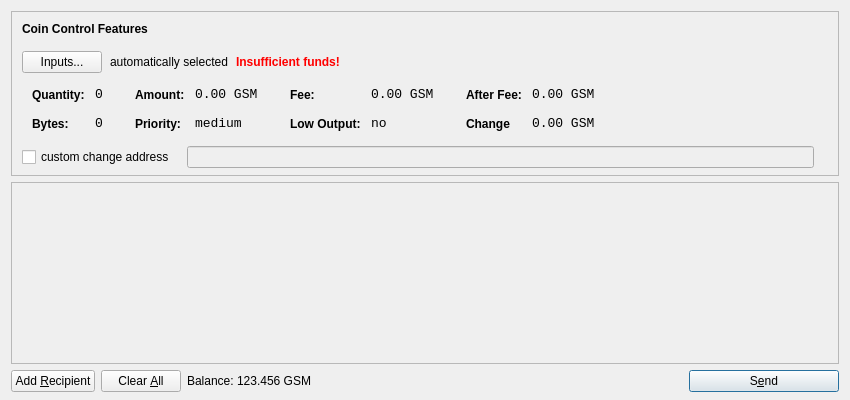
<?xml version="1.0" encoding="UTF-8"?>
<ui version="4.0">
 <class>SendCoinsDialog</class>
 <widget class="QDialog" name="SendCoinsDialog">
  <property name="geometry">
   <rect>
    <x>0</x>
    <y>0</y>
    <width>850</width>
    <height>400</height>
   </rect>
  </property>
  <property name="windowTitle">
   <string>Send Coins</string>
  </property>
  <layout class="QVBoxLayout" name="verticalLayout" stretch="0,1,0">
   <property name="bottomMargin">
    <number>8</number>
   </property>
   <item>
    <widget class="QFrame" name="frameCoinControl">
     <property name="sizePolicy">
      <sizepolicy hsizetype="Expanding" vsizetype="Expanding">
       <horstretch>0</horstretch>
       <verstretch>0</verstretch>
      </sizepolicy>
     </property>
     <property name="maximumSize">
      <size>
       <width>16777215</width>
       <height>16777215</height>
      </size>
     </property>
     <property name="frameShape">
      <enum>QFrame::StyledPanel</enum>
     </property>
     <property name="frameShadow">
      <enum>QFrame::Sunken</enum>
     </property>
     <layout class="QVBoxLayout" name="verticalLayoutCoinControl2">
      <property name="spacing">
       <number>-1</number>
      </property>
      <property name="leftMargin">
       <number>0</number>
      </property>
      <property name="topMargin">
       <number>0</number>
      </property>
      <property name="rightMargin">
       <number>0</number>
      </property>
      <property name="bottomMargin">
       <number>6</number>
      </property>
      <item>
       <layout class="QVBoxLayout" name="verticalLayoutCoinControl" stretch="0,0,0,0,1">
        <property name="spacing">
         <number>0</number>
        </property>
        <property name="leftMargin">
         <number>10</number>
        </property>
        <property name="topMargin">
         <number>10</number>
        </property>
        <item>
         <layout class="QHBoxLayout" name="horizontalLayoutCoinControl1">
          <property name="bottomMargin">
           <number>15</number>
          </property>
          <item>
           <widget class="QLabel" name="labelCoinControlFeatures">
            <property name="sizePolicy">
             <sizepolicy hsizetype="Preferred" vsizetype="Maximum">
              <horstretch>0</horstretch>
              <verstretch>0</verstretch>
             </sizepolicy>
            </property>
            <property name="font">
             <font>
              <weight>75</weight>
              <bold>true</bold>
             </font>
            </property>
            <property name="styleSheet">
             <string notr="true">font-weight:bold;</string>
            </property>
            <property name="text">
             <string>Coin Control Features</string>
            </property>
           </widget>
          </item>
         </layout>
        </item>
        <item>
         <layout class="QHBoxLayout" name="horizontalLayoutCoinControl2" stretch="0,0,0,0">
          <property name="spacing">
           <number>8</number>
          </property>
          <property name="bottomMargin">
           <number>10</number>
          </property>
          <item>
           <widget class="QPushButton" name="pushButtonCoinControl">
            <property name="styleSheet">
             <string notr="true"/>
            </property>
            <property name="text">
             <string>Inputs...</string>
            </property>
           </widget>
          </item>
          <item>
           <widget class="QLabel" name="labelCoinControlAutomaticallySelected">
            <property name="text">
             <string>automatically selected</string>
            </property>
            <property name="margin">
             <number>5</number>
            </property>
           </widget>
          </item>
          <item>
           <widget class="QLabel" name="labelCoinControlInsuffFunds">
            <property name="font">
             <font>
              <weight>75</weight>
              <bold>true</bold>
             </font>
            </property>
            <property name="styleSheet">
             <string notr="true">color:red;font-weight:bold;</string>
            </property>
            <property name="text">
             <string>Insufficient funds!</string>
            </property>
            <property name="margin">
             <number>5</number>
            </property>
           </widget>
          </item>
          <item>
           <spacer name="horizontalSpacerCoinControl">
            <property name="orientation">
             <enum>Qt::Horizontal</enum>
            </property>
            <property name="sizeHint" stdset="0">
             <size>
              <width>40</width>
              <height>1</height>
             </size>
            </property>
           </spacer>
          </item>
         </layout>
        </item>
        <item>
         <widget class="QWidget" name="widgetCoinControl" native="true">
          <property name="sizePolicy">
           <sizepolicy hsizetype="Preferred" vsizetype="Preferred">
            <horstretch>0</horstretch>
            <verstretch>0</verstretch>
           </sizepolicy>
          </property>
          <property name="minimumSize">
           <size>
            <width>0</width>
            <height>0</height>
           </size>
          </property>
          <property name="styleSheet">
           <string notr="true"/>
          </property>
          <layout class="QHBoxLayout" name="horizontalLayoutCoinControl5">
           <property name="margin">
            <number>0</number>
           </property>
           <item>
            <layout class="QHBoxLayout" name="horizontalLayoutCoinControl3" stretch="0,0,0,1">
             <property name="spacing">
              <number>20</number>
             </property>
             <property name="topMargin">
              <number>0</number>
             </property>
             <property name="bottomMargin">
              <number>10</number>
             </property>
             <item>
              <layout class="QFormLayout" name="formLayoutCoinControl1">
               <property name="horizontalSpacing">
                <number>10</number>
               </property>
               <property name="verticalSpacing">
                <number>14</number>
               </property>
               <property name="leftMargin">
                <number>10</number>
               </property>
               <property name="topMargin">
                <number>4</number>
               </property>
               <property name="rightMargin">
                <number>6</number>
               </property>
               <item row="0" column="0">
                <widget class="QLabel" name="labelCoinControlQuantityText">
                 <property name="styleSheet">
                  <string notr="true">font-weight:bold;</string>
                 </property>
                 <property name="text">
                  <string>Quantity:</string>
                 </property>
                 <property name="margin">
                  <number>0</number>
                 </property>
                </widget>
               </item>
               <item row="0" column="1">
                <widget class="QLabel" name="labelCoinControlQuantity">
                 <property name="font">
                  <font>
                   <family>Monospace</family>
                   <pointsize>10</pointsize>
                  </font>
                 </property>
                 <property name="cursor">
                  <cursorShape>IBeamCursor</cursorShape>
                 </property>
                 <property name="contextMenuPolicy">
                  <enum>Qt::ActionsContextMenu</enum>
                 </property>
                 <property name="text">
                  <string>0</string>
                 </property>
                 <property name="margin">
                  <number>0</number>
                 </property>
                 <property name="textInteractionFlags">
                  <set>Qt::LinksAccessibleByMouse|Qt::TextSelectableByKeyboard|Qt::TextSelectableByMouse</set>
                 </property>
                </widget>
               </item>
               <item row="1" column="0">
                <widget class="QLabel" name="labelCoinControlBytesText">
                 <property name="styleSheet">
                  <string notr="true">font-weight:bold;</string>
                 </property>
                 <property name="text">
                  <string>Bytes:</string>
                 </property>
                </widget>
               </item>
               <item row="1" column="1">
                <widget class="QLabel" name="labelCoinControlBytes">
                 <property name="font">
                  <font>
                   <family>Monospace</family>
                   <pointsize>10</pointsize>
                  </font>
                 </property>
                 <property name="cursor">
                  <cursorShape>IBeamCursor</cursorShape>
                 </property>
                 <property name="contextMenuPolicy">
                  <enum>Qt::ActionsContextMenu</enum>
                 </property>
                 <property name="text">
                  <string>0</string>
                 </property>
                 <property name="textInteractionFlags">
                  <set>Qt::LinksAccessibleByMouse|Qt::TextSelectableByKeyboard|Qt::TextSelectableByMouse</set>
                 </property>
                </widget>
               </item>
              </layout>
             </item>
             <item>
              <layout class="QFormLayout" name="formLayoutCoinControl2">
               <property name="horizontalSpacing">
                <number>10</number>
               </property>
               <property name="verticalSpacing">
                <number>14</number>
               </property>
               <property name="leftMargin">
                <number>6</number>
               </property>
               <property name="topMargin">
                <number>4</number>
               </property>
               <property name="rightMargin">
                <number>6</number>
               </property>
               <item row="0" column="0">
                <widget class="QLabel" name="labelCoinControlAmountText">
                 <property name="styleSheet">
                  <string notr="true">font-weight:bold;</string>
                 </property>
                 <property name="text">
                  <string>Amount:</string>
                 </property>
                 <property name="margin">
                  <number>0</number>
                 </property>
                </widget>
               </item>
               <item row="0" column="1">
                <widget class="QLabel" name="labelCoinControlAmount">
                 <property name="font">
                  <font>
                   <family>Monospace</family>
                   <pointsize>10</pointsize>
                  </font>
                 </property>
                 <property name="cursor">
                  <cursorShape>IBeamCursor</cursorShape>
                 </property>
                 <property name="contextMenuPolicy">
                  <enum>Qt::ActionsContextMenu</enum>
                 </property>
                 <property name="text">
                  <string>0.00 GSM</string>
                 </property>
                 <property name="textInteractionFlags">
                  <set>Qt::LinksAccessibleByMouse|Qt::TextSelectableByKeyboard|Qt::TextSelectableByMouse</set>
                 </property>
                </widget>
               </item>
               <item row="1" column="0">
                <widget class="QLabel" name="labelCoinControlPriorityText">
                 <property name="styleSheet">
                  <string notr="true">font-weight:bold;</string>
                 </property>
                 <property name="text">
                  <string>Priority:</string>
                 </property>
                </widget>
               </item>
               <item row="1" column="1">
                <widget class="QLabel" name="labelCoinControlPriority">
                 <property name="font">
                  <font>
                   <family>Monospace</family>
                   <pointsize>10</pointsize>
                  </font>
                 </property>
                 <property name="cursor">
                  <cursorShape>IBeamCursor</cursorShape>
                 </property>
                 <property name="contextMenuPolicy">
                  <enum>Qt::ActionsContextMenu</enum>
                 </property>
                 <property name="text">
                  <string>medium</string>
                 </property>
                 <property name="textInteractionFlags">
                  <set>Qt::LinksAccessibleByMouse|Qt::TextSelectableByKeyboard|Qt::TextSelectableByMouse</set>
                 </property>
                </widget>
               </item>
              </layout>
             </item>
             <item>
              <layout class="QFormLayout" name="formLayoutCoinControl3">
               <property name="horizontalSpacing">
                <number>10</number>
               </property>
               <property name="verticalSpacing">
                <number>14</number>
               </property>
               <property name="leftMargin">
                <number>6</number>
               </property>
               <property name="topMargin">
                <number>4</number>
               </property>
               <property name="rightMargin">
                <number>6</number>
               </property>
               <item row="0" column="0">
                <widget class="QLabel" name="labelCoinControlFeeText">
                 <property name="styleSheet">
                  <string notr="true">font-weight:bold;</string>
                 </property>
                 <property name="text">
                  <string>Fee:</string>
                 </property>
                 <property name="margin">
                  <number>0</number>
                 </property>
                </widget>
               </item>
               <item row="0" column="1">
                <widget class="QLabel" name="labelCoinControlFee">
                 <property name="font">
                  <font>
                   <family>Monospace</family>
                   <pointsize>10</pointsize>
                  </font>
                 </property>
                 <property name="cursor">
                  <cursorShape>IBeamCursor</cursorShape>
                 </property>
                 <property name="contextMenuPolicy">
                  <enum>Qt::ActionsContextMenu</enum>
                 </property>
                 <property name="text">
                  <string>0.00 GSM</string>
                 </property>
                 <property name="textInteractionFlags">
                  <set>Qt::LinksAccessibleByMouse|Qt::TextSelectableByKeyboard|Qt::TextSelectableByMouse</set>
                 </property>
                </widget>
               </item>
               <item row="1" column="0">
                <widget class="QLabel" name="labelCoinControlLowOutputText">
                 <property name="styleSheet">
                  <string notr="true">font-weight:bold;</string>
                 </property>
                 <property name="text">
                  <string>Low Output:</string>
                 </property>
                </widget>
               </item>
               <item row="1" column="1">
                <widget class="QLabel" name="labelCoinControlLowOutput">
                 <property name="font">
                  <font>
                   <family>Monospace</family>
                   <pointsize>10</pointsize>
                  </font>
                 </property>
                 <property name="cursor">
                  <cursorShape>IBeamCursor</cursorShape>
                 </property>
                 <property name="contextMenuPolicy">
                  <enum>Qt::ActionsContextMenu</enum>
                 </property>
                 <property name="text">
                  <string>no</string>
                 </property>
                 <property name="textInteractionFlags">
                  <set>Qt::LinksAccessibleByMouse|Qt::TextSelectableByKeyboard|Qt::TextSelectableByMouse</set>
                 </property>
                </widget>
               </item>
              </layout>
             </item>
             <item>
              <layout class="QFormLayout" name="formLayoutCoinControl4">
               <property name="horizontalSpacing">
                <number>10</number>
               </property>
               <property name="verticalSpacing">
                <number>14</number>
               </property>
               <property name="leftMargin">
                <number>6</number>
               </property>
               <property name="topMargin">
                <number>4</number>
               </property>
               <property name="rightMargin">
                <number>6</number>
               </property>
               <item row="0" column="0">
                <widget class="QLabel" name="labelCoinControlAfterFeeText">
                 <property name="styleSheet">
                  <string notr="true">font-weight:bold;</string>
                 </property>
                 <property name="text">
                  <string>After Fee:</string>
                 </property>
                 <property name="margin">
                  <number>0</number>
                 </property>
                </widget>
               </item>
               <item row="0" column="1">
                <widget class="QLabel" name="labelCoinControlAfterFee">
                 <property name="font">
                  <font>
                   <family>Monospace</family>
                   <pointsize>10</pointsize>
                  </font>
                 </property>
                 <property name="cursor">
                  <cursorShape>IBeamCursor</cursorShape>
                 </property>
                 <property name="contextMenuPolicy">
                  <enum>Qt::ActionsContextMenu</enum>
                 </property>
                 <property name="text">
                  <string>0.00 GSM</string>
                 </property>
                 <property name="textInteractionFlags">
                  <set>Qt::LinksAccessibleByMouse|Qt::TextSelectableByKeyboard|Qt::TextSelectableByMouse</set>
                 </property>
                </widget>
               </item>
               <item row="1" column="0">
                <widget class="QLabel" name="labelCoinControlChangeText">
                 <property name="styleSheet">
                  <string notr="true">font-weight:bold;</string>
                 </property>
                 <property name="text">
                  <string>Change</string>
                 </property>
                </widget>
               </item>
               <item row="1" column="1">
                <widget class="QLabel" name="labelCoinControlChange">
                 <property name="font">
                  <font>
                   <family>Monospace</family>
                   <pointsize>10</pointsize>
                  </font>
                 </property>
                 <property name="cursor">
                  <cursorShape>IBeamCursor</cursorShape>
                 </property>
                 <property name="contextMenuPolicy">
                  <enum>Qt::ActionsContextMenu</enum>
                 </property>
                 <property name="text">
                  <string>0.00 GSM</string>
                 </property>
                 <property name="textInteractionFlags">
                  <set>Qt::LinksAccessibleByMouse|Qt::TextSelectableByKeyboard|Qt::TextSelectableByMouse</set>
                 </property>
                </widget>
               </item>
              </layout>
             </item>
            </layout>
           </item>
          </layout>
         </widget>
        </item>
        <item>
         <layout class="QHBoxLayout" name="horizontalLayoutCoinControl4" stretch="0,0,0">
          <property name="spacing">
           <number>12</number>
          </property>
          <property name="sizeConstraint">
           <enum>QLayout::SetDefaultConstraint</enum>
          </property>
          <property name="topMargin">
           <number>5</number>
          </property>
          <property name="rightMargin">
           <number>5</number>
          </property>
          <item>
           <widget class="QCheckBox" name="checkBoxCoinControlChange">
            <property name="text">
             <string>custom change address</string>
            </property>
           </widget>
          </item>
          <item>
           <widget class="QLineEdit" name="lineEditCoinControlChange">
            <property name="enabled">
             <bool>false</bool>
            </property>
            <property name="sizePolicy">
             <sizepolicy hsizetype="Expanding" vsizetype="Fixed">
              <horstretch>0</horstretch>
              <verstretch>0</verstretch>
             </sizepolicy>
            </property>
           </widget>
          </item>
          <item>
           <widget class="QLabel" name="labelCoinControlChangeLabel">
            <property name="sizePolicy">
             <sizepolicy hsizetype="Preferred" vsizetype="Expanding">
              <horstretch>0</horstretch>
              <verstretch>0</verstretch>
             </sizepolicy>
            </property>
            <property name="minimumSize">
             <size>
              <width>0</width>
              <height>0</height>
             </size>
            </property>
            <property name="text">
             <string/>
            </property>
            <property name="margin">
             <number>3</number>
            </property>
           </widget>
          </item>
         </layout>
        </item>
        <item>
         <spacer name="verticalSpacerCoinControl">
          <property name="orientation">
           <enum>Qt::Vertical</enum>
          </property>
          <property name="sizeHint" stdset="0">
           <size>
            <width>800</width>
            <height>1</height>
           </size>
          </property>
         </spacer>
        </item>
       </layout>
      </item>
     </layout>
    </widget>
   </item>
   <item>
    <widget class="QScrollArea" name="scrollArea">
     <property name="widgetResizable">
      <bool>true</bool>
     </property>
     <widget class="QWidget" name="scrollAreaWidgetContents">
      <property name="geometry">
       <rect>
        <x>0</x>
        <y>0</y>
        <width>830</width>
        <height>165</height>
       </rect>
      </property>
      <layout class="QVBoxLayout" name="verticalLayout_2">
       <property name="margin">
        <number>0</number>
       </property>
       <item>
        <layout class="QVBoxLayout" name="entries">
         <property name="spacing">
          <number>6</number>
         </property>
        </layout>
       </item>
       <item>
        <spacer name="verticalSpacer">
         <property name="orientation">
          <enum>Qt::Vertical</enum>
         </property>
         <property name="sizeHint" stdset="0">
          <size>
           <width>20</width>
           <height>40</height>
          </size>
         </property>
        </spacer>
       </item>
      </layout>
     </widget>
    </widget>
   </item>
   <item>
    <layout class="QHBoxLayout" name="horizontalLayout">
     <item>
      <widget class="QPushButton" name="addButton">
       <property name="toolTip">
        <string>Send to multiple recipients at once</string>
       </property>
       <property name="text">
        <string>Add &amp;Recipient</string>
       </property>
       <property name="icon">
        <iconset resource="../bitcoin.qrc">
         <normaloff>:/icons/add</normaloff>:/icons/add</iconset>
       </property>
       <property name="autoDefault">
        <bool>false</bool>
       </property>
      </widget>
     </item>
     <item>
      <widget class="QPushButton" name="clearButton">
       <property name="sizePolicy">
        <sizepolicy hsizetype="Minimum" vsizetype="Fixed">
         <horstretch>0</horstretch>
         <verstretch>0</verstretch>
        </sizepolicy>
       </property>
       <property name="toolTip">
        <string>Remove all transaction fields</string>
       </property>
       <property name="text">
        <string>Clear &amp;All</string>
       </property>
       <property name="icon">
        <iconset resource="../bitcoin.qrc">
         <normaloff>:/icons/remove</normaloff>:/icons/remove</iconset>
       </property>
       <property name="autoRepeatDelay">
        <number>300</number>
       </property>
       <property name="autoDefault">
        <bool>false</bool>
       </property>
      </widget>
     </item>
     <item>
      <layout class="QHBoxLayout" name="horizontalLayout_2">
       <property name="spacing">
        <number>3</number>
       </property>
       <item>
        <widget class="QLabel" name="label">
         <property name="sizePolicy">
          <sizepolicy hsizetype="Preferred" vsizetype="Fixed">
           <horstretch>0</horstretch>
           <verstretch>0</verstretch>
          </sizepolicy>
         </property>
         <property name="text">
          <string>Balance:</string>
         </property>
        </widget>
       </item>
       <item>
        <widget class="QLabel" name="labelBalance">
         <property name="sizePolicy">
          <sizepolicy hsizetype="Preferred" vsizetype="Fixed">
           <horstretch>0</horstretch>
           <verstretch>0</verstretch>
          </sizepolicy>
         </property>
         <property name="cursor">
          <cursorShape>IBeamCursor</cursorShape>
         </property>
         <property name="text">
          <string>123.456 GSM</string>
         </property>
         <property name="textInteractionFlags">
          <set>Qt::LinksAccessibleByMouse|Qt::TextSelectableByKeyboard|Qt::TextSelectableByMouse</set>
         </property>
        </widget>
       </item>
      </layout>
     </item>
     <item>
      <spacer name="horizontalSpacer">
       <property name="orientation">
        <enum>Qt::Horizontal</enum>
       </property>
       <property name="sizeHint" stdset="0">
        <size>
         <width>40</width>
         <height>20</height>
        </size>
       </property>
      </spacer>
     </item>
     <item>
      <widget class="QPushButton" name="sendButton">
       <property name="minimumSize">
        <size>
         <width>150</width>
         <height>0</height>
        </size>
       </property>
       <property name="toolTip">
        <string>Confirm the send action</string>
       </property>
       <property name="text">
        <string>S&amp;end</string>
       </property>
       <property name="icon">
        <iconset resource="../bitcoin.qrc">
         <normaloff>:/icons/send</normaloff>:/icons/send</iconset>
       </property>
       <property name="default">
        <bool>true</bool>
       </property>
      </widget>
     </item>
    </layout>
   </item>
  </layout>
 </widget>
 <resources>
  <include location="../bitcoin.qrc"/>
 </resources>
 <connections/>
</ui>
